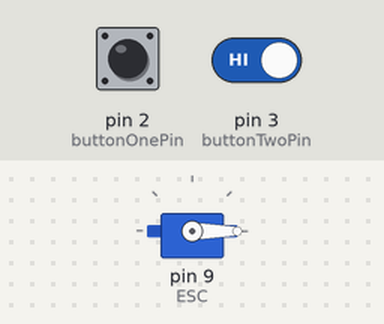
A sketch run on a simulated Arduino Uno, built with avr-gcc and run on an emulated ATmega328P. Shown: servo. Inputs (shaded band) come from the test bench; at power-on: pin 2 (buttonOnePin) LOW, pin 3 (buttonTwoPin) HIGH.

Above: at 1.2 s.
1.3 s: pin 2 (buttonOnePin) pulled HIGH for 0.15 s
At 1.37 s:
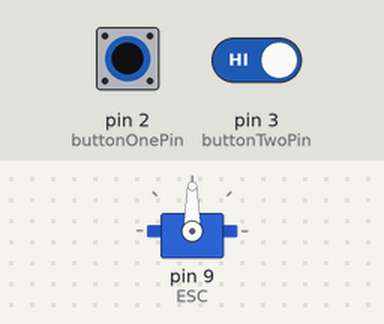
2.9 s: pin 2 (buttonOnePin) pulled HIGH for 3.2 s
At 7.2 s:
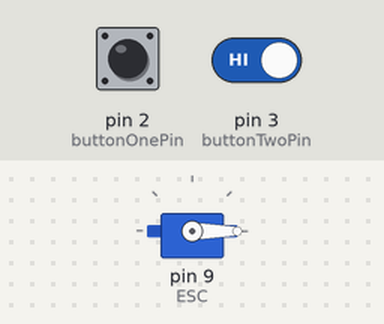
7.6 s: pin 2 (buttonOnePin) driven HIGH and pin 3 (buttonTwoPin) driven LOW
At 8.4 s:
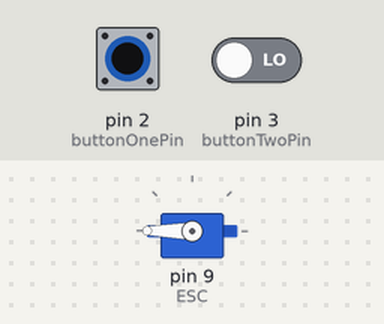
9.1 s: pin 3 (buttonTwoPin) driven HIGH
At 9.5 s:
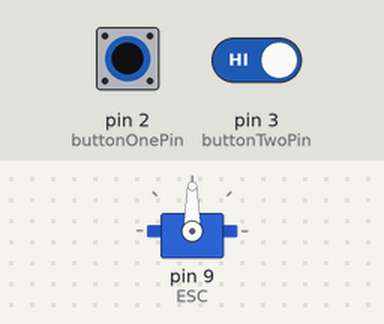
Timing chart, 0 to 11.6 s (numbered marks = the images above; inputs shaded):
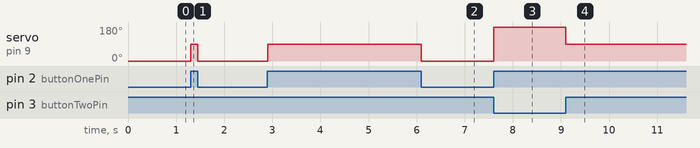

Measured:
- after the input at 1.3 s, servo on pin 9 (ESC): 0° → 90° at once, → 0° 0.15 s later
- after the input at 2.9 s, servo on pin 9 (ESC): 0° → 90° at once, → 0° 3.2 s later
- after the input at 7.6 s, servo on pin 9 (ESC): 0° → 180° at once
- after the input at 9.1 s, servo on pin 9 (ESC): 180° → 90° at once

The sketch:

HobbyStar-ESC-Setup.ino
```cpp
/*
  Sets up HobbyStar ESC with Arduino, in accordance with  the instructions from the manual
  https://hobbystarlabs.com/hobbystar-120a-brushless-sensored-esc-2-6s.html#.YwcNC3bMIuU

  Button 1 sets maximum.
  Button 2 sets minimum (reverse).
  Pressing both will set the neutral.

  Pinout is set to Arduino Due
*/

#include <Servo.h>
#include <Arduino.h>

// constants won't change. They're used here to set pin numbers:
const int buttonOnePin = 2;     // the number of the pushbutton pin
const int buttonTwoPin = 3;     // the number of the pushbutton pin

Servo ESC;

// variables will change:
int buttonOneState = 0;         // variable for reading the pushbutton 1 status
int buttonTwoState = 0;         // variable for reading the pushbutton 2 status

void setup() {
  // initialize the ESC
  ESC.attach(9, 1000, 2000);
  // initialize the pushbutton pin as an input:
  pinMode(buttonOnePin, INPUT);
  pinMode(buttonTwoPin, INPUT);
}

void loop() {
  // read the state of the pushbutton value:
  buttonOneState = digitalRead(buttonOnePin);
  buttonTwoState = digitalRead(buttonTwoPin);

  // check if the pushbutton is pressed. If it is, the buttonState is HIGH:
  if ((buttonOneState == HIGH) && (buttonTwoState == LOW)) {
    ESC.writeMicroseconds(2000);
  }

  else if ((buttonOneState == LOW) && (buttonTwoState == HIGH)) {
    ESC.writeMicroseconds(1000);
  }

  else if ((buttonOneState == HIGH) && (buttonTwoState == HIGH)) {
    ESC.writeMicroseconds(1500);
  }
}
```
